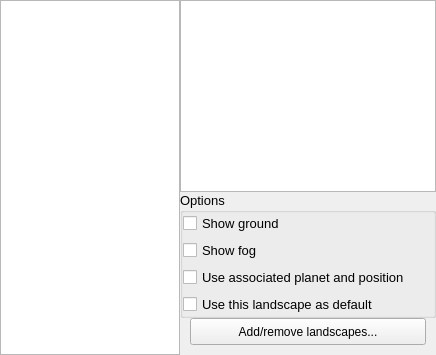
        <widget class="QWidget" name="page_3">
         <layout class="QGridLayout" name="gridLayout_3">
          <property name="margin">
           <number>0</number>
          </property>
          <property name="spacing">
           <number>0</number>
          </property>
          <item row="0" column="0" rowspan="4">
           <widget class="QListWidget" name="landscapesListWidget">
            <property name="sizePolicy">
             <sizepolicy hsizetype="Preferred" vsizetype="Expanding">
              <horstretch>0</horstretch>
              <verstretch>0</verstretch>
             </sizepolicy>
            </property>
            <property name="minimumSize">
             <size>
              <width>180</width>
              <height>0</height>
             </size>
            </property>
            <property name="maximumSize">
             <size>
              <width>120</width>
              <height>16777215</height>
             </size>
            </property>
            <property name="focusPolicy">
             <enum>Qt::NoFocus</enum>
            </property>
            <property name="horizontalScrollBarPolicy">
             <enum>Qt::ScrollBarAlwaysOff</enum>
            </property>
           </widget>
          </item>
          <item row="0" column="1">
           <widget class="QTextBrowser" name="landscapeTextBrowser">
            <property name="enabled">
             <bool>true</bool>
            </property>
            <property name="sizePolicy">
             <sizepolicy hsizetype="Expanding" vsizetype="Expanding">
              <horstretch>0</horstretch>
              <verstretch>0</verstretch>
             </sizepolicy>
            </property>
            <property name="font">
             <font>
              <pointsize>10</pointsize>
             </font>
            </property>
            <property name="frameShape">
             <enum>QFrame::StyledPanel</enum>
            </property>
            <property name="lineWidth">
             <number>1</number>
            </property>
            <property name="verticalScrollBarPolicy">
             <enum>Qt::ScrollBarAsNeeded</enum>
            </property>
            <property name="horizontalScrollBarPolicy">
             <enum>Qt::ScrollBarAlwaysOff</enum>
            </property>
            <property name="openExternalLinks">
             <bool>true</bool>
            </property>
           </widget>
          </item>
          <item row="2" column="1">
           <widget class="QPushButton" name="pushButtonAddRemoveLandscapes">
            <property name="minimumSize">
             <size>
              <width>0</width>
              <height>37</height>
             </size>
            </property>
            <property name="styleSheet">
             <string notr="true">margin-left: 10px; margin-right: 10px; margin-bottom:10px;</string>
            </property>
            <property name="text">
             <string>Add/remove landscapes...</string>
            </property>
           </widget>
          </item>
          <item row="1" column="1">
           <widget class="QGroupBox" name="landscapeOptionsGroupBox">
            <property name="sizePolicy">
             <sizepolicy hsizetype="Preferred" vsizetype="Minimum">
              <horstretch>0</horstretch>
              <verstretch>0</verstretch>
             </sizepolicy>
            </property>
            <property name="font">
             <font>
              <pointsize>10</pointsize>
              <weight>50</weight>
              <bold>false</bold>
             </font>
            </property>
            <property name="title">
             <string>Options</string>
            </property>
            <property name="checkable">
             <bool>false</bool>
            </property>
            <layout class="QGridLayout">
             <property name="margin">
              <number>0</number>
             </property>
             <item row="0" column="0">
              <widget class="QCheckBox" name="showGroundCheckBox">
               <property name="text">
                <string>Show ground</string>
               </property>
              </widget>
             </item>
             <item row="1" column="0">
              <widget class="QCheckBox" name="showFogCheckBox">
               <property name="text">
                <string>Show fog</string>
               </property>
              </widget>
             </item>
             <item row="2" column="0">
              <widget class="QCheckBox" name="landscapePositionCheckBox">
               <property name="text">
                <string>Use associated planet and position</string>
               </property>
              </widget>
             </item>
             <item row="3" column="0">
              <widget class="QCheckBox" name="useAsDefaultLandscapeCheckBox">
               <property name="text">
                <string>Use this landscape as default</string>
               </property>
              </widget>
             </item>
            </layout>
           </widget>
          </item>
         </layout>
        </widget>
